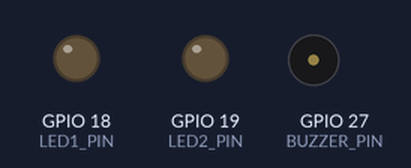
A program run on a simulated ESP32. On the bench: output pins drawn as LEDs (lit = HIGH), buzzer (waves = sounding).

Above: at 0.15 s.
At 1.65 s:
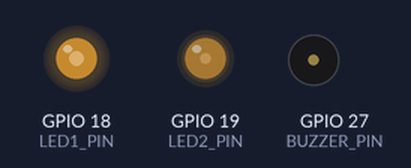
At 8.46 s:
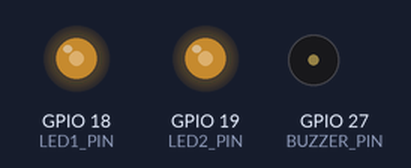
At 17.1 s:
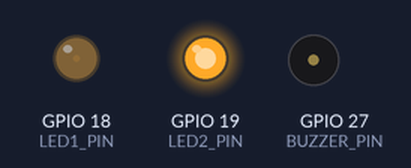
At 26.78 s:
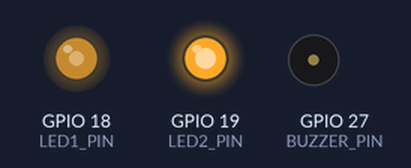
At 37.1 s:
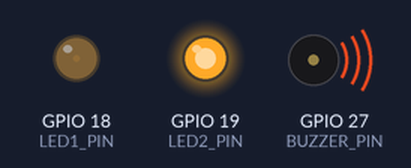
Timing chart, 0 to 40.0 s (numbered marks = the images above):
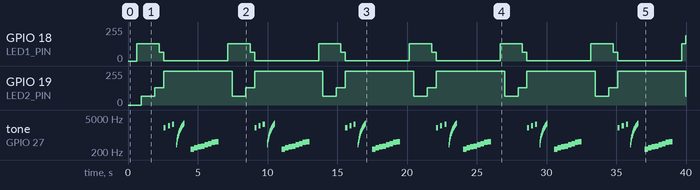

The program:

main.cpp
```cpp
#include <Arduino.h>

// LED Pins
#define LED1_PIN 18
#define LED2_PIN 19

// Buzzer Pin
#define BUZZER_PIN 27

// LED PWM settings
#define LED_PWM_CH1 0
#define LED_PWM_CH2 1
#define LED_FREQ 2000
#define LED_RES 10  // 10-bit resolution (0-1023)

// Buzzer PWM settings
#define BUZZER_PWM_CH 2
#define BUZZER_FREQ 2000
#define BUZZER_RES 10

int melody[] = {262, 294, 330, 349, 392, 440, 494, 523};
int melodyLength = sizeof(melody) / sizeof(melody[0]);

void setup() {
  // Setup LEDs
  ledcSetup(LED_PWM_CH1, LED_FREQ, LED_RES);
  ledcAttachPin(LED1_PIN, LED_PWM_CH1);
  ledcSetup(LED_PWM_CH2, LED_FREQ, LED_RES);
  ledcAttachPin(LED2_PIN, LED_PWM_CH2);

  // Setup Buzzer
  ledcSetup(BUZZER_PWM_CH, BUZZER_FREQ, BUZZER_RES);
  ledcAttachPin(BUZZER_PIN, BUZZER_PWM_CH);
}

void loop() {
  // --- Smooth LED Fade In/Out ---
  for (int duty = 0; duty <= 1023; duty += 4) {
    ledcWrite(LED_PWM_CH1, duty);
    ledcWrite(LED_PWM_CH2, 1023 - duty);
    delay(5);
  }
  for (int duty = 1023; duty >= 0; duty -= 4) {
    ledcWrite(LED_PWM_CH1, duty);
    ledcWrite(LED_PWM_CH2, 1023 - duty);
    delay(5);
  }

  // --- Buzzer Beep Pattern ---
  for (int i = 0; i < 3; i++) {
    ledcWriteTone(BUZZER_PWM_CH, 2000 + i * 400);
    delay(150);
    ledcWrite(BUZZER_PWM_CH, 0);
    delay(150);
  }

  // --- Frequency Sweep ---
  for (int f = 400; f <= 3000; f += 100) {
    ledcWriteTone(BUZZER_PWM_CH, f);
    delay(20);
  }
  ledcWrite(BUZZER_PWM_CH, 0);
  delay(500);

  // --- Short Melody ---
  for (int i = 0; i < melodyLength; i++) {
    ledcWriteTone(BUZZER_PWM_CH, melody[i]);
    delay(250);
  }
  ledcWrite(BUZZER_PWM_CH, 0);
}
```

Measured:
- by itself, GPIO 19 (LED2_PIN): repeats every 6.5 s: 128/255 0.64 s, 254/255 4.9 s, 64/255 0.97 s
- by itself, GPIO 18 (LED1_PIN): 0/255 → 128/255 at 0.64 s, → 64/255 1.6 s later, → 1/255 0.32 s later, → 128/255 4.6 s later, … (20 changes in this stretch)
- by itself, tone on GPIO 27 (BUZZER_PIN): plays 2000 Hz for 0.15 s, 2400 Hz for 0.15 s, 2800 Hz for 0.15 s, 400 Hz for 0.02 s, 500 Hz for 0.02 s, 600 Hz for 0.02 s … (228 notes in this stretch)
